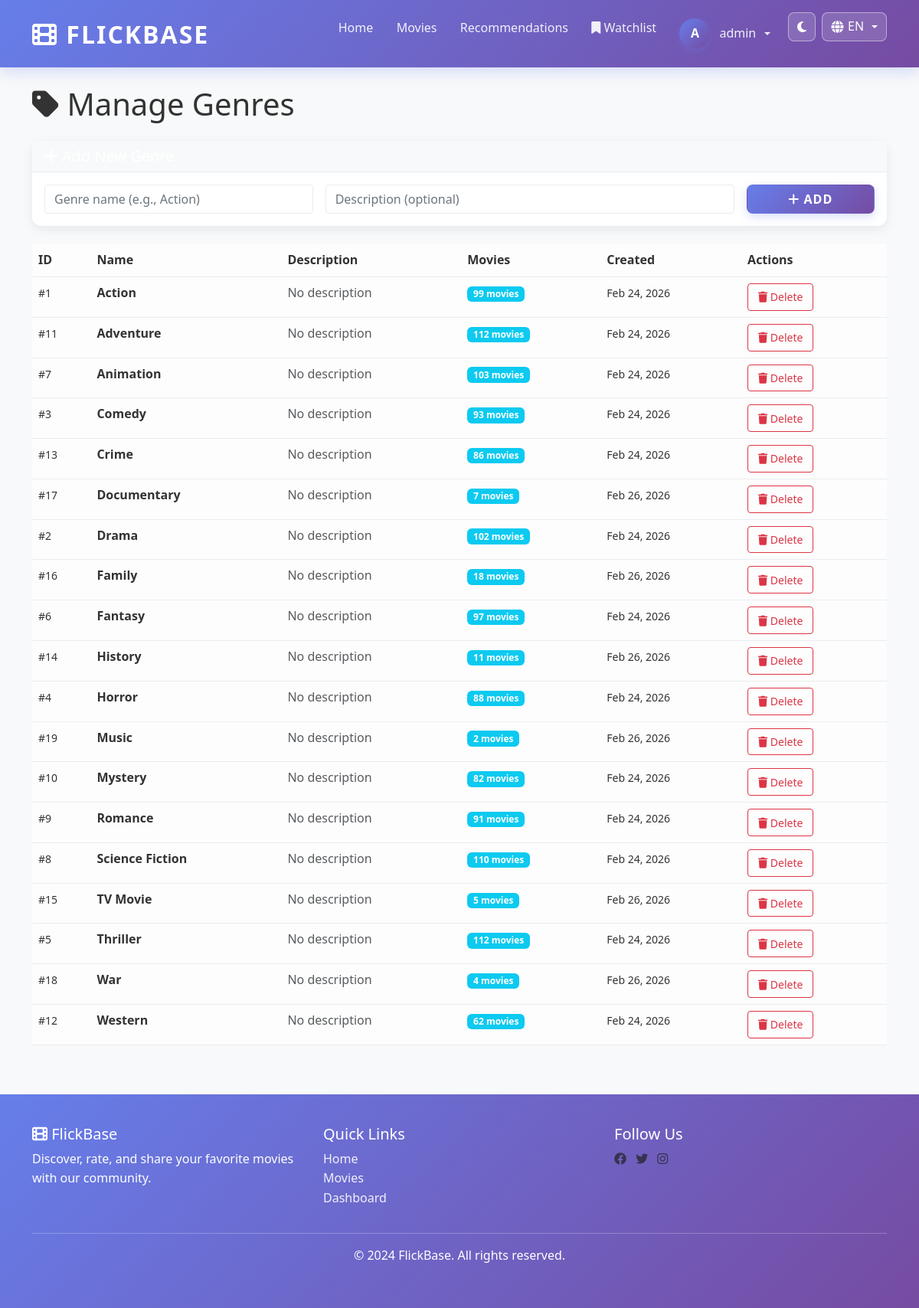
/admin/genres (signed in), run on the app's committed database.
### app/models.py (models this page shows, shortened)
class User(UserMixin, db.Model):
    __tablename__ = 'users'
    id = db.Column(db.Integer, primary_key=True)
    username = db.Column(db.String(80), unique=True, nullable=False, index=True)
    email = db.Column(db.String(120), unique=True, nullable=False, index=True)
    password_hash = db.Column(db.String(255), nullable=False)
    is_admin = db.Column(db.Boolean, default=False)
    created_at = db.Column(db.DateTime, default=utcnow)
    updated_at = db.Column(db.DateTime, default=utcnow, onupdate=utcnow)
    ratings = db.relationship('Rating', backref='user', lazy=True, cascade='all, delete-orphan')
    watchlist = db.relationship('Watchlist', backref='user', lazy=True, cascade='all, delete-orphan')

class Genre(db.Model):
    __tablename__ = 'genres'
    id = db.Column(db.Integer, primary_key=True)
    name = db.Column(db.String(50), unique=True, nullable=False, index=True)
    description = db.Column(db.Text, nullable=True)
    created_at = db.Column(db.DateTime, default=utcnow)
    movies = db.relationship('Movie', secondary=movie_genre, backref=db.backref('genres', lazy='select'))

### app/routes/admin.py (the view)
@admin_bp.route('/genres')
@login_required
@admin_required
def manage_genres():
    page = request.args.get('page', 1, type=int)
    genres = Genre.query.order_by(Genre.name).paginate(page=page, per_page=20)
    return render_template('admin/manage_genres.html', genres=genres)

### app/i18n.py (called while the page is built)
def get_current_language():
    selected = session.get('lang')
    return selected if selected in SUPPORTED_LANGUAGES else 'en'

def translate(key, lang=None):
    current_lang = lang or get_current_language()
    entry = TRANSLATIONS.get(key, {})
    return entry.get(current_lang) or entry.get('en') or key

### app/routes/admin.py (called while the page is built)
def admin_required(f):
    @wraps(f)
    def decorated_function(*args, **kwargs):
        if not current_user.is_authenticated or not current_user.is_admin:
            flash(t('admin.no_permission'), 'danger')
            return redirect(url_for('movie.home'))
        return f(*args, **kwargs)
    return decorated_function

### app/templates/admin/manage_genres.html (shortened to what this page needs)
{% extends "base.html" %}
{% block content %}
<h1 class="mb-4"><i class="fas fa-tag"></i> Manage Genres</h1>
<div class="card mb-4">
    <div class="card-header bg-primary text-white">
        <h5 class="mb-0"><i class="fas fa-plus"></i> Add New Genre</h5>
    </div>
    <div class="card-body">
        <form method="post" action="{{ url_for('admin.add_genre') }}" class="row g-3">
            <div class="col-md-4">
                <input type="text" name="name" class="form-control" placeholder="Genre name (e.g., Action)" required>
            </div>
            <div class="col-md-6">
                <input type="text" name="description" class="form-control" placeholder="Description (optional)">
            </div>
            <div class="col-md-2">
                <button type="submit" class="btn btn-primary w-100">
                    <i class="fas fa-plus"></i> Add
                </button>
            </div>
        </form>
    </div>
</div>
<div class="table-responsive">
    <table class="table table-hover">
        <thead class="table-dark">
            <tr>
                <th>ID</th>
                <th>Name</th>
                <th>Description</th>
                <th>Movies</th>
                <th>Created</th>
                <th>Actions</th>
            </tr>
        </thead>
        <tbody>
            {% if genres.items %}
                {% for genre in genres.items %}
                <tr>
                    <td><small>#{{ genre.id }}</small></td>
                    <td>
                        <strong>{{ genre.name }}</strong>
                    </td>
                    <td>
                        {% if genre.description %}
                            <small>{{ genre.description[:50] }}{% if genre.description|length > 50 %}...{% endif %}</small>
                        {% else %}
                            <span class="text-muted">No description</span>
                        {% endif %}
                    </td>
                    <td>
                        <span class="badge bg-info">
                            {{ genre.movies|length }} movies
                        </span>
                    </td>
                    <td><small>{{ genre.created_at.strftime('%b %d, %Y') }}</small></td>
                    <td>
                        <button class="btn btn-sm btn-outline-danger"
                                onclick="deleteGenre({{ genre.id }}, '{{ genre.name }}')">
                            <i class="fas fa-trash"></i> Delete
                        </button>
                    </td>
                </tr>
                {% endfor %}
            {% else %}
            <tr>
                <td colspan="6" class="text-center text-muted py-4">
                    No genres found
                </td>
            </tr>
            {% endif %}
        </tbody>
    </table>
</div>
{% endblock %}

### app/templates/base.html (shortened to what this page needs)
<!DOCTYPE html>
<html lang="{{ current_lang or 'en' }}" data-bs-theme="light">
<head>
    <link href="https://cdn.jsdelivr.net/npm/bootstrap@5.3.0/dist/css/bootstrap.min.css" rel="stylesheet">
    <link rel="stylesheet" href="https://cdnjs.cloudflare.com/ajax/libs/font-awesome/6.4.0/css/all.min.css">
    <link rel="stylesheet" href="{{ url_for('static', filename='css/dark-mode.css') }}">
</head>
<body>
    <nav class="navbar navbar-expand-lg navbar-light sticky-top">
        <div class="container">
            <a class="navbar-brand" href="{{ url_for('movie.home') }}">
                <i class="fas fa-film"></i> FlickBase
            </a>
            <div class="collapse navbar-collapse" id="navbarNav">
                <ul class="navbar-nav ms-auto">
                    <li class="nav-item">
                        <a class="nav-link" href="{{ url_for('movie.home') }}">{{ t('nav.home') }}</a>
                    </li>
                    <li class="nav-item">
                        <a class="nav-link" href="{{ url_for('movie.movies') }}">{{ t('nav.movies') }}</a>
                    </li>
                    {% if current_user.is_authenticated %}
                        <li class="nav-item">
                            <a class="nav-link" href="{{ url_for('movie.recommendations') }}">{{ t('nav.recommendations') }}</a>
                        </li>
                        <li class="nav-item">
                            <a class="nav-link" href="{{ url_for('movie.watchlist') }}">
                                <i class="fas fa-bookmark"></i> {{ t('nav.watchlist') }}
                            </a>
                        </li>
                        <li class="nav-item dropdown">
                            <a class="nav-link dropdown-toggle" href="#" id="userDropdown" role="button" data-bs-toggle="dropdown">
                                <div class="avatar">{{ current_user.username[0].upper() }}</div>
                                {{ current_user.username }}
                            </a>
                        </li>
                    {% endif %}
                    <li class="nav-item ms-2">
                        <button id="themeToggleBtn" class="theme-toggle-btn" type="button" title="{{ t('nav.theme') }}" aria-label="{{ t('nav.theme') }}">
                            <i class="fas fa-moon"></i>
                        </button>
                    </li>
                    <li class="nav-item dropdown ms-2">
                        <button class="lang-switch-btn dropdown-toggle" data-bs-toggle="dropdown" aria-expanded="false" title="{{ t('nav.language') }}">
                            <i class="fas fa-globe"></i> {{ current_lang|upper }}
                        </button>
                    </li>
                </ul>
            </div>
        </div>
    </nav>
    <main class="container my-4">
        {% block content %}{% endblock %}
    </main>
    <footer class="footer mt-5">
        <div class="container">
            <div class="row">
                <div class="col-md-4">
                    <h5><i class="fas fa-film"></i> FlickBase</h5>
                    <p>{{ t('footer.description') }}</p>
                </div>
                <div class="col-md-4">
                    <h5>{{ t('footer.quick_links') }}</h5>
                    <ul class="list-unstyled">
                        <li><a href="{{ url_for('movie.home') }}">{{ t('nav.home') }}</a></li>
                        <li><a href="{{ url_for('movie.movies') }}">{{ t('nav.movies') }}</a></li>
                        {% if current_user.is_authenticated %}
                            <li><a href="{{ url_for('user.dashboard') }}">{{ t('nav.dashboard') }}</a></li>
                        {% endif %}
                    </ul>
                </div>
                <div class="col-md-4">
                    <h5>{{ t('footer.follow_us') }}</h5>
                    <a href="#" class="text-muted me-2"><i class="fab fa-facebook"></i></a>
                    <a href="#" class="text-muted me-2"><i class="fab fa-twitter"></i></a>
                    <a href="#" class="text-muted me-2"><i class="fab fa-instagram"></i></a>
                </div>
            </div>
            <hr class="bg-light">
            <div class="text-center">
                <p>&copy; 2024 FlickBase. {{ t('footer.rights') }}</p>
            </div>
        </div>
    </footer>
</body>
</html>

### app/static/css/dark-mode.css (style rules this page uses)
:root { --theme-accent: #667eea; --theme-accent-2: #764ba2; --theme-danger: #e74c3c; --theme-warning: #fbbf24; --theme-success: #48bb78; }
html[data-bs-theme="light"] { --app-bg: #f8f9fa; --app-text: #333333; --app-surface: #ffffff; --app-border: #e9ecef; --app-muted: #6c757d; --app-navbar: linear-gradient(135deg, #667eea 0%, #764ba2 100%); }
html[data-bs-theme] body { background-color: var(--app-bg); color: var(--app-text); }
html[data-bs-theme] .navbar { background: var(--app-navbar) !important; }
html[data-bs-theme] .card, html[data-bs-theme] .dropdown-menu, html[data-bs-theme] .modal-content, html[data-bs-theme] .list-group-item, html[data-bs-theme] .table, html[data-bs-theme] .alert { background-color: var(--app-surface); color: var(--app-text); border-color: var(--app-border); }
html[data-bs-theme] .card-header, html[data-bs-theme] .card-footer, html[data-bs-theme] .table > :not(caption) > * > * { background-color: color-mix(in srgb, var(--app-surface) 90%, var(--app-border)); border-color: var(--app-border); color: var(--app-text); }
html[data-bs-theme] .form-control, html[data-bs-theme] .form-select, html[data-bs-theme] .input-group-text { background-color: var(--app-surface) !important; color: var(--app-text) !important; border-color: var(--app-border) !important; }
html[data-bs-theme] .form-control::placeholder { color: var(--app-muted); }
.theme-toggle-btn { border: 1px solid rgba(255, 255, 255, 0.45); color: #ffffff; background: rgba(255, 255, 255, 0.14); border-radius: 8px; height: 38px; padding: 0 0.7rem; display: inline-flex; align-items: center; justify-content: center; transition: all 0.2s ease; }

### app/templates/base.html (style rules this page uses)
:root { --primary-color: #667eea; --secondary-color: #764ba2; --success-color: #48bb78; --danger-color: #e74c3c; --warning-color: #fbbf24; --info-color: #4299e1; }
body { font-family: 'Segoe UI', Tahoma, Geneva, Verdana, sans-serif; background-color: #f8f9fa; color: #333333; line-height: 1.6; text-rendering: optimizeLegibility; }
.navbar { background: linear-gradient(135deg, #667eea 0%, #764ba2 100%) !important; box-shadow: 0 6px 18px rgba(102, 126, 234, 0.25); padding: 0.85rem 0; }
.navbar-brand { font-weight: 800; font-size: 2rem; letter-spacing: 2px; color: #ffffff !important; text-transform: uppercase; }
.nav-link { color: rgba(255, 255, 255, 0.9) !important; border-radius: 8px; padding: 0.5rem 0.75rem !important; margin: 0 0.2rem; transition: all 0.2s ease; }
.card { border: none; border-radius: 12px; box-shadow: 0 4px 14px rgba(0, 0, 0, 0.08); transition: transform 0.3s ease, box-shadow 0.3s ease; background-color: #ffffff !important; color: #333333; }
.card-body { color: #333333; }
.card-header { background-color: #f8f9fa !important; border-bottom: 1px solid #e9ecef; color: #333333; }
.btn-primary { background: linear-gradient(135deg, #667eea 0%, #764ba2 100%); border-color: transparent; text-transform: uppercase; font-weight: 600; letter-spacing: 1px; color: white !important; border-radius: 8px; box-shadow: 0 4px 12px rgba(102, 126, 234, 0.25); }
.btn-sm { padding: 0.4rem 0.8rem; font-size: 0.875rem; }
.form-control, .form-select { background-color: #ffffff !important; color: #333333 !important; border: 1px solid #dee2e6 !important; border-radius: 4px; }
.footer { background: linear-gradient(135deg, #667eea 0%, #764ba2 100%); color: white; padding: 2.5rem 0; margin-top: 3rem; }
.footer a { color: rgba(255, 255, 255, 0.9); text-decoration: none; }
.lang-switch-btn { border: 1px solid rgba(255, 255, 255, 0.45); color: #ffffff; background: rgba(255, 255, 255, 0.14); border-radius: 8px; height: 38px; padding: 0 0.7rem; display: inline-flex; align-items: center; gap: 0.35rem; justify-content: center; transition: all 0.2s ease; }
.avatar { width: 40px; height: 40px; border-radius: 50%; background: linear-gradient(135deg, #667eea 0%, #764ba2 100%); display: flex; align-items: center; justify-content: center; color: white; font-weight: 600; box-shadow: 0 3px 10px rgba(102, 126, 234, 0.3); margin-right: 0.35rem; }
#userDropdown { display: inline-flex; align-items: center; gap: 0.4rem; }

### data on the page
User: username "A", username "admin"
Genre: id "1", name "Action", shows "No description", movies|length "99", created_at "Feb 24, 2026"
Genre: id "11", name "Adventure", shows "No description", movies|length "112", created_at "Feb 24, 2026"
Genre: id "7", name "Animation", shows "No description", movies|length "103", created_at "Feb 24, 2026"
Genre: id "3", name "Comedy", shows "No description", movies|length "93", created_at "Feb 24, 2026"
Genre: id "13", name "Crime", shows "No description", movies|length "86", created_at "Feb 24, 2026"
Genre: id "17", name "Documentary", shows "No description", movies|length "7", created_at "Feb 26, 2026"
Genre: id "2", name "Drama", shows "No description", movies|length "102", created_at "Feb 24, 2026"
Genre: id "16", name "Family", shows "No description", movies|length "18", created_at "Feb 26, 2026"
Genre: id "6", name "Fantasy", shows "No description", movies|length "97", created_at "Feb 24, 2026"
Genre: id "14", name "History", shows "No description", movies|length "11", created_at "Feb 26, 2026"
Genre: id "4", name "Horror", shows "No description", movies|length "88", created_at "Feb 24, 2026"
Genre: id "19", name "Music", shows "No description", movies|length "2", created_at "Feb 26, 2026"
Genre: id "10", name "Mystery", shows "No description", movies|length "82", created_at "Feb 24, 2026"
Genre: id "9", name "Romance", shows "No description", movies|length "91", created_at "Feb 24, 2026"
Genre: id "8", name "Science Fiction", shows "No description", movies|length "110", created_at "Feb 24, 2026"
Genre: id "15", name "TV Movie", shows "No description", movies|length "5", created_at "Feb 26, 2026"
Genre: id "5", name "Thriller", shows "No description", movies|length "112", created_at "Feb 24, 2026"
Genre: id "18", name "War", shows "No description", movies|length "4", created_at "Feb 26, 2026"
Genre: id "12", name "Western", shows "No description", movies|length "62", created_at "Feb 24, 2026"

### other printed values
{{ t('nav.home') }} "Home"
{{ t('nav.movies') }} "Movies"
{{ t('nav.recommendations') }} "Recommendations"
{{ t('nav.watchlist') }} "Watchlist"
{{ current_lang|upper }} "EN"
{{ t('footer.description') }} "Discover, rate, and share your favorite movies with our community."
{{ t('footer.quick_links') }} "Quick Links"
{{ t('nav.dashboard') }} "Dashboard"
{{ t('footer.follow_us') }} "Follow Us"
{{ t('footer.rights') }} "All rights reserved."
